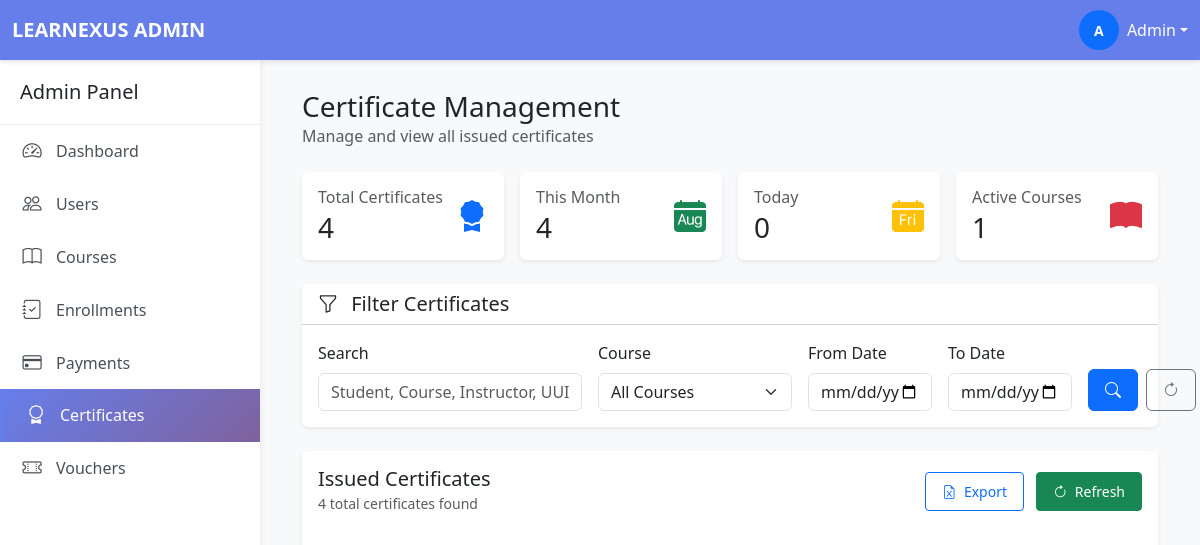
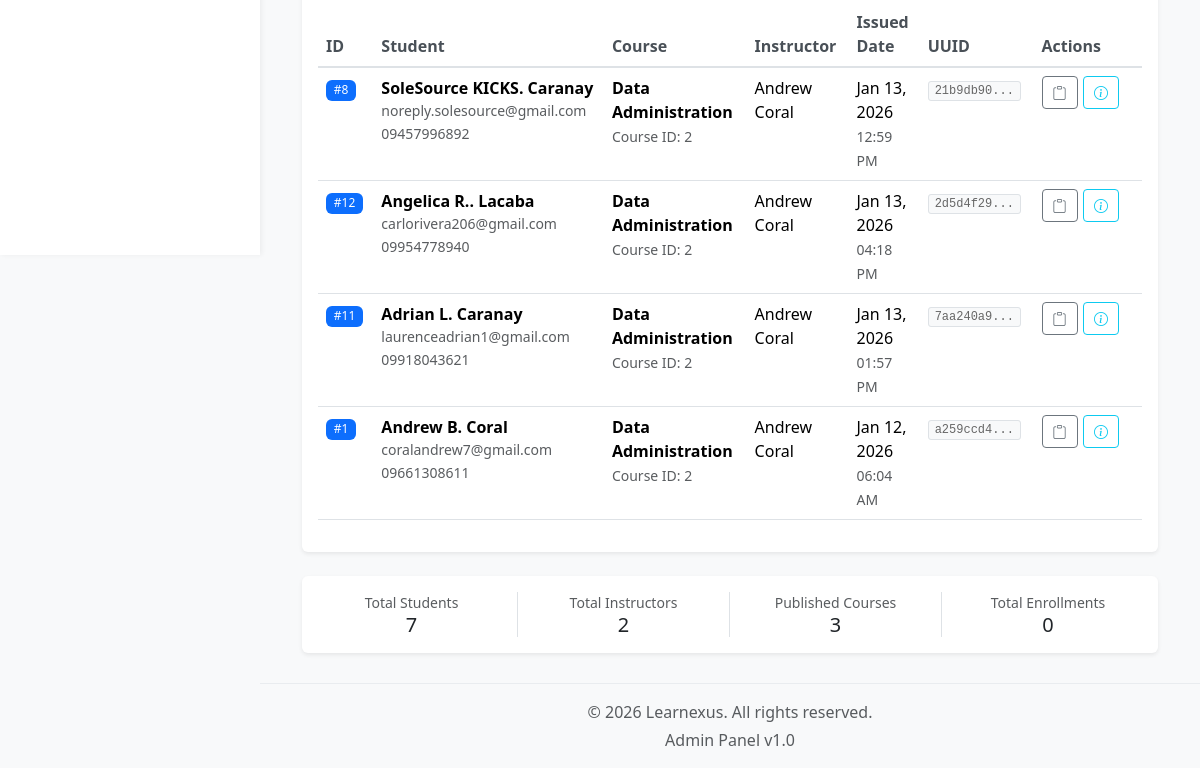
Page /admin/certificates.php (signed in) on the earlier database version (2 pictures, top to bottom).
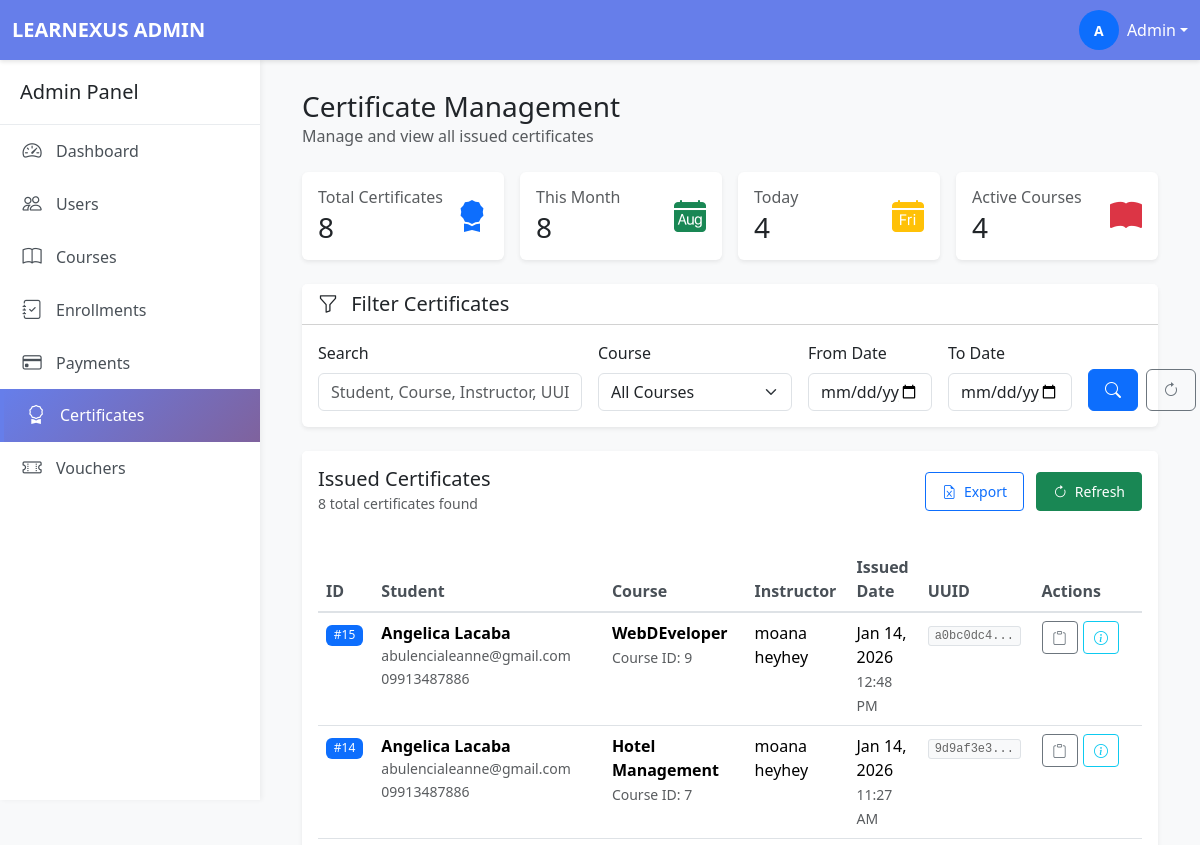
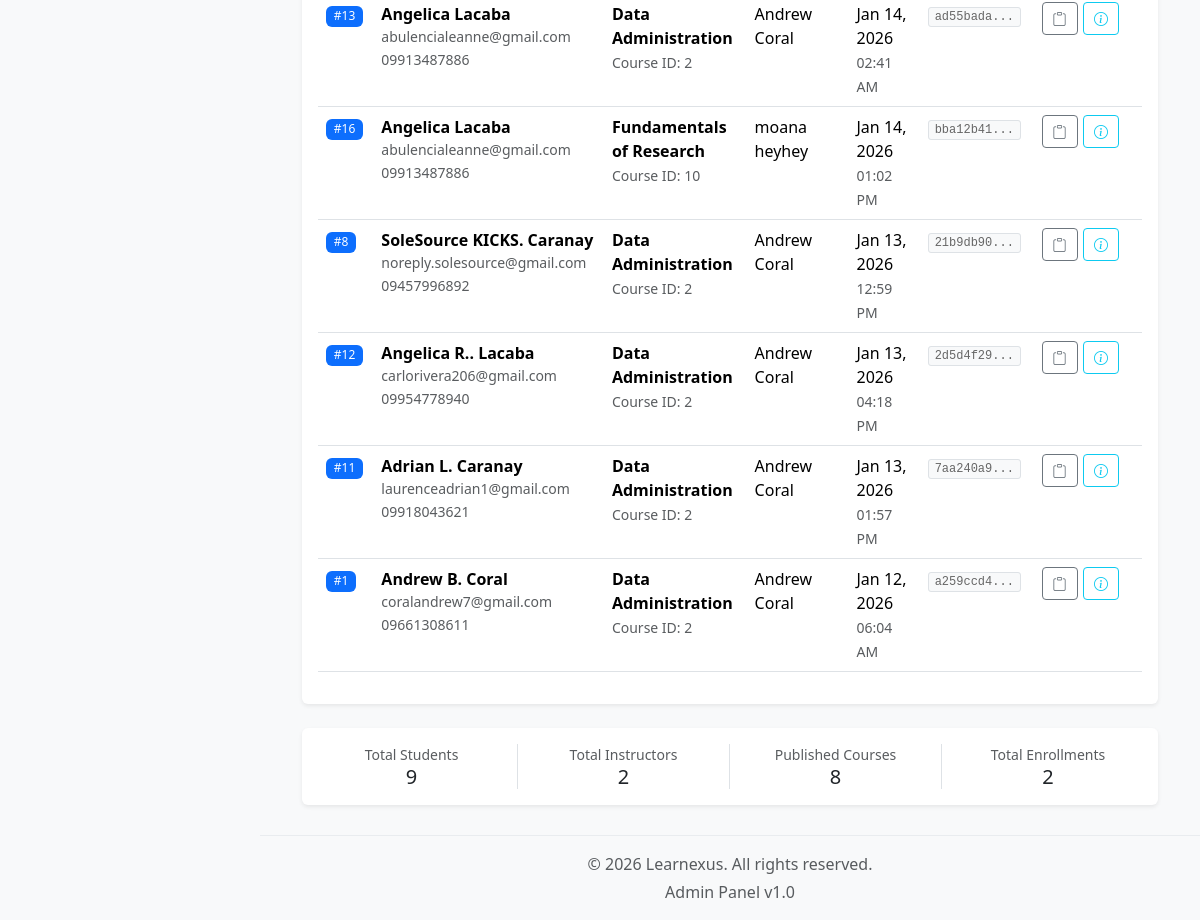
Same page on the later database version (2 pictures, top to bottom).
### tables this page shows
CREATE TABLE `certificates` (
  `certificateID` int(11) NOT NULL,
  `enrollmentID` int(11) NOT NULL,
  `courseID` int(11) NOT NULL,
  `userID` int(11) NOT NULL,
  `certificateUUID` varchar(36) NOT NULL,
  `issuedAt` timestamp NOT NULL DEFAULT current_timestamp(),
  `instructorName` varchar(255) DEFAULT NULL,
  `studentName` varchar(255) DEFAULT NULL,
  `courseTitle` varchar(255) DEFAULT NULL
);

CREATE TABLE `users` (
  `userID` int(11) NOT NULL,
  `email` varchar(255) NOT NULL,
  `passwordHash` varchar(255) NOT NULL,
  `firstName` varchar(100) NOT NULL,
  `lastName` varchar(100) NOT NULL,
  `middleInitial` varchar(5) NOT NULL,
  `phone` varchar(20) DEFAULT NULL,
  `avatar` varchar(255) DEFAULT NULL,
  `phoneVerified` tinyint(1) DEFAULT 0,
  `emailVerified` tinyint(1) DEFAULT 0,
  `role` enum('student','instructor','admin') DEFAULT 'student',
  `status` enum('active','inactive','suspended') DEFAULT 'active',
  `createdAt` timestamp NOT NULL DEFAULT current_timestamp(),
  `studentNumber` varchar(50) DEFAULT NULL,
  `teacherNumber` varchar(50) DEFAULT NULL
);

### admin/certificates.php (the view, shortened to what the rows shown need)
<?php
require_once '../database/db_connect.php';
$page = isset($_GET['page']) ? (int)$_GET['page'] : 1;
$limit = 20;
$offset = ($page - 1) * $limit;
$whereClauses = [];
$params = [];
$whereSQL = !empty($whereClauses) ? 'WHERE ' . implode(' AND ', $whereClauses) : '';
$sql = "SELECT c.*,
               cr.title as course_name,
               u.email as student_email,
               u.phone as student_phone,
               inst.firstName as instructor_first,
               inst.lastName as instructor_last
        FROM certificates c
        JOIN courses cr ON c.courseID = cr.courseID
        JOIN users u ON c.userID = u.userID
        JOIN users inst ON cr.teacherID = inst.userID
        $whereSQL
        ORDER BY c.issuedAt DESC
        LIMIT " . intval($limit) . " OFFSET " . intval($offset);
try {
    $stmt = $conn->prepare($sql);
    if (!empty($params)) {
        $stmt->execute($params);
    } else {
        $stmt->execute();
    }
    $certificates = $stmt->fetchAll(PDO::FETCH_ASSOC);
} catch (PDOException $e) {
    die("Database error: " . $e->getMessage());
}
?>
<div class="main-content">
    <div class="container-fluid">
        <div class="d-flex justify-content-between align-items-center mb-4">
            <div>
                <h1 class="h3 mb-0">Certificate Management</h1>
            </div>
        </div>
        <div class="card border-0 shadow-sm">
            <div class="card-body">
                <?php if (empty($certificates)): ?>
                    <div class="text-center py-5">
                        <i class="bi bi-award fs-1 text-muted"></i>
                        <h5 class="mt-3">No certificates found</h5>
                        <p class="text-muted">No certificates have been issued yet or match your search criteria.</p>
                        <a href="certificates.php" class="btn btn-primary">
                            <i class="bi bi-arrow-counterclockwise me-1"></i> Clear Filters
                        </a>
                    </div>
                <?php else: ?>
                    <div class="table-responsive">
                        <table class="table table-hover" id="certificatesTable">
                            <thead>
                                <tr>
                                    <th width="50">ID</th>
                                    <th>Student</th>
                                    <th>Course</th>
                                    <th>Instructor</th>
                                    <th>Issued Date</th>
                                    <th>UUID</th>
                                    <th width="120">Actions</th>
                                </tr>
                            </thead>
                            <tbody>
                                <?php foreach ($certificates as $cert):
                                    $issueDate = date('M d, Y', strtotime($cert['issuedAt']));
                                    $issueTime = date('h:i A', strtotime($cert['issuedAt']));
                                    $instructorName = $cert['instructor_first'] . ' ' . $cert['instructor_last'];
                                ?>
                                    <tr>
                                        <td>
                                            <span class="badge bg-primary">#<?php echo $cert['certificateID']; ?></span>
                                        </td>
                                        <td>
                                            <div class="fw-bold"><?php echo htmlspecialchars($cert['studentName']); ?></div>
                                            <small class="text-muted d-block"><?php echo htmlspecialchars($cert['student_email']); ?></small>
                                            <?php if ($cert['student_phone']): ?>
                                                <small class="text-muted"><?php echo htmlspecialchars($cert['student_phone']); ?></small>
                                            <?php endif; ?>
                                        </td>
                                        <td>
                                            <div class="fw-bold"><?php echo htmlspecialchars($cert['courseTitle']); ?></div>
                                            <small class="text-muted">Course ID: <?php echo $cert['courseID']; ?></small>
                                        </td>
                                        <td><?php echo htmlspecialchars($instructorName); ?></td>
                                        <td>
                                            <div><?php echo $issueDate; ?></div>
                                            <small class="text-muted"><?php echo $issueTime; ?></small>
                                        </td>
                                        <td>
                                            <code class="certificate-id" title="<?php echo htmlspecialchars($cert['certificateUUID']); ?>">
                                                <?php echo substr($cert['certificateUUID'], 0, 8); ?>...
                                            </code>
                                        </td>
                                        <td>
                                            <div class="action-buttons">
                                                <button onclick="copyUUID('<?php echo htmlspecialchars($cert['certificateUUID']); ?>')"
                                                        class="btn btn-sm btn-outline-secondary"
                                                        title="Copy UUID"
                                                        data-bs-toggle="tooltip">
                                                    <i class="bi bi-clipboard"></i>
                                                </button>
                                                <a href="view_certificate.php?id=<?php echo $cert['certificateID']; ?>"
                                                   class="btn btn-sm btn-outline-info"
                                                   title="View Details"
                                                   data-bs-toggle="tooltip">
                                                    <i class="bi bi-info-circle"></i>
                                                </a>
                                            </div>
                                        </td>
                                    </tr>
                                <?php endforeach; ?>
                            </tbody>
                        </table>
                    </div>
                <?php endif; ?>
            </div>
        </div>
    </div>
</div>

Differences in the rows shown:
added certificates: certificateID "16", studentName "Angelica Lacaba", userID.email "abulencialeanne@gmail.com", userID.phone "09913487886", courseTitle "Fundamentals of Research", courseID "10", users.firstName+lastName "moana heyhey", issuedAt "Jan 14, 2026", issuedAt "01:02 PM", certificateUUID "bba12b41"
added certificates: certificateID "15", studentName "Angelica Lacaba", userID.email "abulencialeanne@gmail.com", userID.phone "09913487886", courseTitle "WebDEveloper", courseID "9", users.firstName+lastName "moana heyhey", issuedAt "Jan 14, 2026", issuedAt "12:48 PM", certificateUUID "a0bc0dc4"
added certificates: certificateID "14", studentName "Angelica Lacaba", userID.email "abulencialeanne@gmail.com", userID.phone "09913487886", courseTitle "Hotel Management", courseID "7", users.firstName+lastName "moana heyhey", issuedAt "Jan 14, 2026", issuedAt "11:27 AM", certificateUUID "9d9af3e3"
added certificates: certificateID "13", studentName "Angelica Lacaba", userID.email "abulencialeanne@gmail.com", userID.phone "09913487886", courseTitle "Data Administration", courseID "2", users.firstName+lastName "Andrew Coral", issuedAt "Jan 14, 2026", issuedAt "02:41 AM", certificateUUID "ad55bada"
Other differences:
$total_certificates: "4" → "8"
$this_month: "4" → "8"
$today: "0" → "4"
$courses_count: "1" → "4"
$total_filtered: "4" → "8"
$total_students: "7" → "9"
$published_courses: "3" → "8"
$total_enrollments: "0" → "2"
